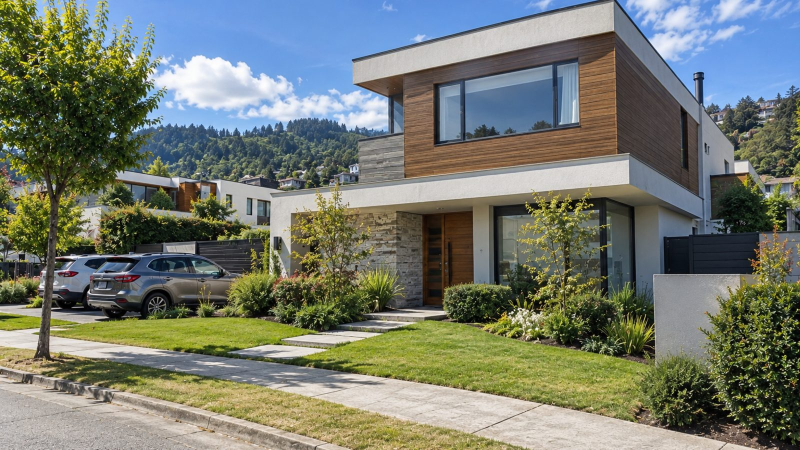
#> input picture assets/_hero_src/a1.jpg, 1600 x 900 px (shown at 1/2 size)
$ python prep_hero.py a1.jpg a2.jpg '#' procesa archivos puntuales
#> lines starting #> are read from the running program, lines starting #| are printed output that depends on the picture
#!/usr/bin/env python3
"""Normaliza las imagenes del encabezado.

Toma los archivos crudos que dejaste en assets/_hero_src/ (los que
descargaste de ChatGPT, cualquier tamano/relacion) y genera versiones
2400x1350 (16:9), nitidas y optimizadas, en assets/img/hero/.

Uso:
    python tools/prep_hero.py                 # procesa todo assets/_hero_src/
    python tools/prep_hero.py a1.jpg a2.jpg   # procesa archivos puntuales

Nombres de salida = mismo nombre base con .jpg.  Ej: crudas/a1.png -> hero/a1.jpg
"""
from __future__ import annotations
import sys
from pathlib import Path
from PIL import Image, ImageFilter, ImageOps

ROOT = Path(__file__).resolve().parent.parent
HERO = ROOT / "assets" / "img" / "hero"
CRUDAS = ROOT / "assets" / "_hero_src"   # imagenes crudas, fuera de la ruta que se publica
TARGET = (2400, 1350)          # 16:9
QUALITY = 82


def procesar(src: Path) -> Path:
    im = Image.open(src)
#> im is the input picture: PIL image 1600x900 RGB; mean R, G, B 117, 122.8, 111.2
    im = ImageOps.exif_transpose(im).convert("RGB")
    # recorte central a 16:9 y reescala a 2400x1350
    im = ImageOps.fit(im, TARGET, method=Image.LANCZOS, centering=(0.5, 0.42))
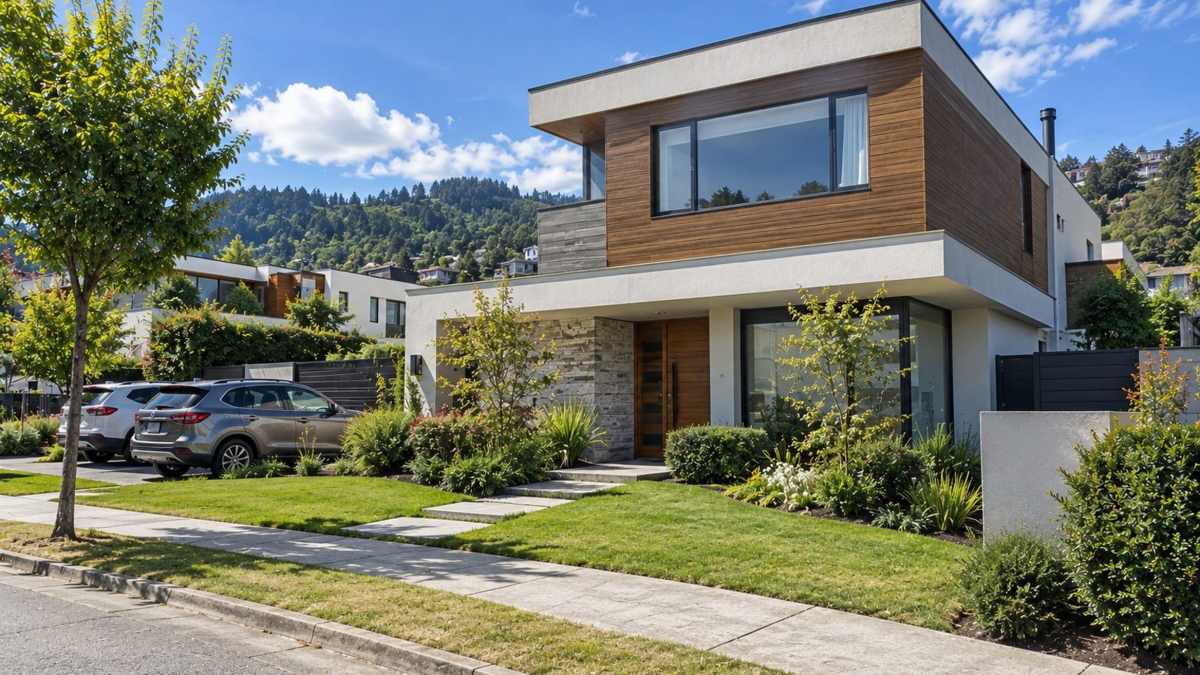
#> im: PIL image 2400x1350 RGB (shown at 1/2 size); mean R, G, B 117, 122.8, 111.2
    # leve nitidez para compensar el reescalado del generador
    im = im.filter(ImageFilter.UnsharpMask(radius=1.4, percent=90, threshold=2))
    out = HERO / (src.stem + ".jpg")
    im.save(out, "JPEG", quality=QUALITY, optimize=True, progressive=True)
#> (the run stopped early here; a loop or call above may not have finished)
